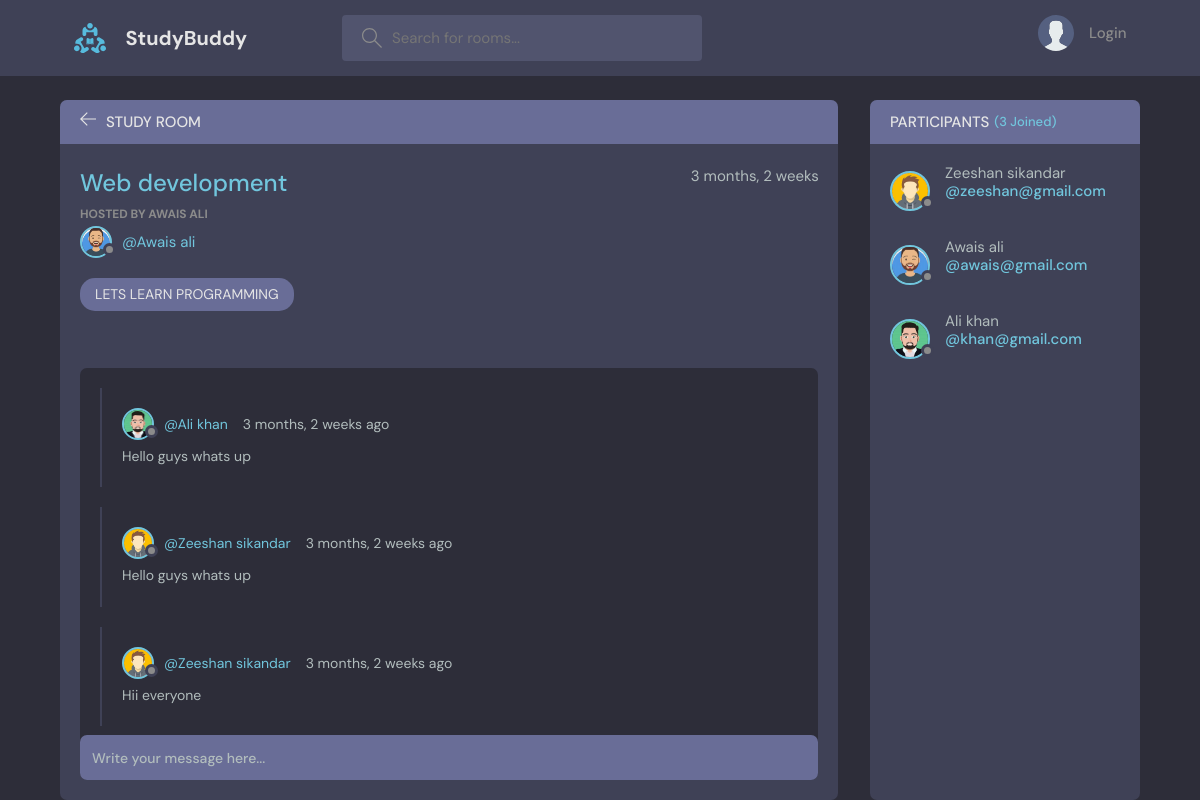
Page /room/2/ on the committed database.
### studbud/models.py (models this page shows, shortened)
class room(models.Model):
    host =models.ForeignKey(User, on_delete=models.CASCADE)
    topic = models.ForeignKey(Topic ,  on_delete=models.SET_NULL , null=True)
    name = models.CharField(max_length=50)
    participants = models.ManyToManyField(User, related_name='participants' , blank=True)
    description = models.CharField( max_length=250)
    updated = models.DateTimeField(auto_now=True)
    created = models.DateTimeField(auto_now_add=True)
    class Meta:
        ordering = ['-updated' , '-created']

class User(AbstractUser):
    name = models.CharField(max_length=200, null=True)
    email = models.EmailField(unique=True, null=True)
    bio = models.TextField(null=True)
    avatar = models.ImageField(null=True, default="avatar.svg")
    USERNAME_FIELD = 'email'
    REQUIRED_FIELDS = []

class Topic(models.Model):
    name = models.CharField( max_length=50)
    def __str__(self):
        return self.name

class message(models.Model):
    user = models.ForeignKey(User,  on_delete=models.CASCADE)
    room = models.ForeignKey(room ,  on_delete=models.CASCADE)
    body = models.CharField(max_length=150)
    updated = models.DateTimeField(auto_now=True)
    created = models.DateTimeField(auto_now_add=True)
    class Meta:
        ordering = ['-updated' , '-created']

### studbud/views.py (the view, shortened to what this page needs)
# urls.py: path('room/<str:pk>/' , views.ROOM , name = 'room'),
def ROOM(request , pk):
    Room = room.objects.get(id = pk)
    Room_messages = Room.message_set.all()
    participants = Room.participants.all()
    context = {
        'Room':Room ,
        'Room_messages':Room_messages,
        'participants':participants
    }
    return render(request , "studbud/room.html" , context)

### studbud/templates/studbud/room.html (shortened to what this page needs)
{% extends "studbud/base.html" %}
{% block content %}
    <main class="profile-page layout layout--2">
      <div class="container">
        <div class="room">
          <div class="room__top">
            <div class="room__topLeft">
              <a href="{% url "home" %}">
                <svg version="1.1" xmlns="http://www.w3.org/2000/svg" width="32" height="32" viewBox="0 0 32 32">
                  <title>arrow-left</title>
                  <path
                    d="M13.723 2.286l-13.723 13.714 13.719 13.714 1.616-1.611-10.96-10.96h27.625v-2.286h-27.625l10.965-10.965-1.616-1.607z"
                  ></path>
                </svg>
              </a>
              <h3>Study Room</h3>
            </div>
          </div>
          <div class="room__box scroll">
            <div class="room__header scroll">
              <div class="room__info">
                <h3>{{Room.name}}</h3>
                <span>{{Room.created|timesince}}</span>
              </div>
              <div class="room__hosted">
                <p>Hosted By {{Room.host.name}}</p>
                <a href="{% url "profile" Room.host.id %}" class="room__author">
                  <div class="avatar avatar--small">
                    <img src="{{Room.host.avatar.url}}" />
                  </div>
                  <span>@{{Room.host.name}}</span>
                </a>
              </div>
              <span class="room__topics">{{Room.topic}}</span>
            </div>
            <div class="room__conversation">
              <div class="threads scroll">
                {% for message in Room_messages %}
                <div class="thread">
                  <div class="thread__top">
                    <div class="thread__author">
                      <a href="{% url "profile" message.user.id %}" class="thread__authorInfo">
                        <div class="avatar avatar--small">
                          <img src="{{message.user.avatar.url}}" />
                        </div>
                        <span>@{{message.user.name}}</span>
                      </a>
                      <span class="thread__date">{{message.created|timesince}} ago</span>
                    </div>
                  </div>
                  <div class="thread__details">
                    {{message.body}}
                  </div>
                </div>
                {% endfor %}
              </div>
            </div>
          </div>
          <div class="room__message">
            <form action="" method='POST'>
              <input name="body" placeholder="Write your message here..." /></form>
          </div>
        </div>
        <div class="participants">
          <h3 class="participants__top">Participants <span>({{participants.count}} Joined)</span></h3>
          <div class="participants__list scroll">
            {% for users in participants %}
            <a href="{% url "profile" user.id %}" class="participant">
              <div class="avatar avatar--medium">
                <img src="{{users.avatar.url}}" />
              </div>
              <p>
                {{users.name}}
                <span>@{{users}}</span>
                <br>
              </p>
            </a>
            {% endfor %}
          </div>
        </div>
      </div>
    </main>
    {% endblock %}

### rows in the picture
room: name "Web development", created "3 months, 2 weeks", host.name "AWAIS ALI", host.avatar (picture), host.name "Awais ali", topic "LETS LEARN PROGRAMMING"
message: user.avatar (picture), user.name "Ali khan", created "3 months, 2 weeks", body "Hello guys whats up"
message: user.avatar (picture), user.name "Zeeshan sikandar", created "3 months, 2 weeks", body "Hello guys whats up"
message: user.avatar (picture), user.name "Zeeshan sikandar", created "3 months, 2 weeks", body "Hii everyone"
User: avatar (picture), name "Zeeshan sikandar", email "zeeshan@gmail.com"
User: avatar (picture), name "Awais ali", email "awais@gmail.com"
User: avatar (picture), name "Ali khan", email "khan@gmail.com"

### other values in the picture
{{ participants.count }} "3"
